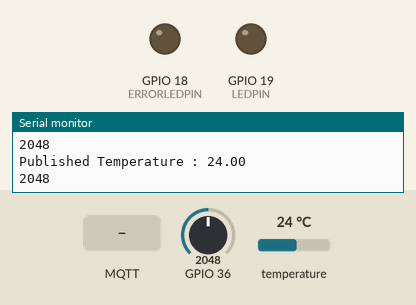
Recording of a sketch running on a simulated ESP32. Parts: output pins drawn as LEDs (lit = HIGH), the last lines printed to the serial monitor. Inputs (shaded band) come from the test bench; at power-on: GPIO 36 = 2048, temperature 24 °C. WiFi joins after 1.5 s; servers stay silent unless stated; no MQTT or app messages arrive unless stated.

Above: at 3.2 s.
3.3 s: MQTT message "ON" arrives on the first subscribed topic
At 9.1 s:
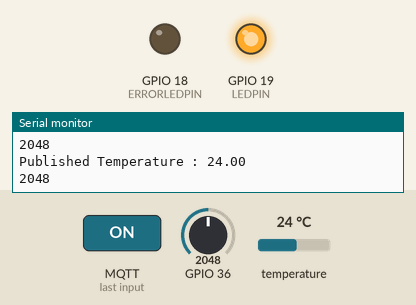
9.4 s: MQTT message "OFF" arrives on the first subscribed topic
At 14.8 s:
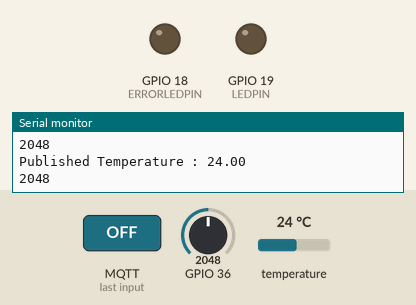
Timing chart, 0 to 16.3 s (numbered marks = the images above; inputs shaded):
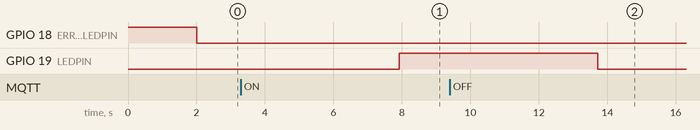

The sketch:

mqtt_full.ino
```cpp
/*********
 Based on Rui Santos work :
 https://randomnerdtutorials.com/esp32-mqtt-publish-subscribe-arduino-ide/
 Modified by gm,cs
*********/
#include "OneWire.h"
#include "DallasTemperature.h"
#include <WiFi.h>
#include <PubSubClient.h>
#include <Wire.h>

WiFiClient espClient;           // Wifi
PubSubClient client(espClient); // MQTT client

const float tempMax = 25; // temperature max trop élevé
const int LEDPIN =19; // green pin
const int ERRORLEDPIN =18; //red pin
int port= 23; // port de connexion
int lowLigth= 100;// variable de luminosité basse
int brightness; //variable luminosité
OneWire onWire(port); //definit le port pour oneWire
DallasTemperature tempSensor(&onWire);// entité qui uilise le capteur


/*===== MQTT broker/server and TOPICS ========*/
const char* mqtt_server = "192.168.1.11"; /* ip perso car broker en ligne trop instable */

#define TOPIC_TEMP "miage1/menez/sensors/temp"
#define TOPIC_LED  "miage1/menez/sensors/led"
#define TOPIC_LIGHT  "miage1/menez/sensors/light"
#define TOPIC_ERROR  "miage1/menez/sensors/error"
#define NOM_SALLE_ERROR "salle 2 Etemp"

/*============= deep_sleep ======================*/
#define TIME_TO_SLEEP 30 // Time ESP32 will go to sleep (in seconds)
#define us_TO_S_FACTOR 1000000 // Conversion factor for microseconds to seconds

/*============= Variable de reception de data  ======================*/
float temperature = 0;
float light = 0;

/*================ WIFI =======================*/
void print_connection_status() {
  Serial.print("WiFi status : \n");
  Serial.print("\tIP address : ");
  Serial.println(WiFi.localIP());
  Serial.print("\tMAC address : ");
  Serial.println(WiFi.macAddress());
}

void connect_wifi() {
  const char* ssid = "Téléphone Mi";
  const char *password= "966ca0b0556b";

  Serial.println("Connecting Wifi...");
  WiFi.begin(ssid, password);
  while (WiFi.status() != WL_CONNECTED) {
    Serial.println("Attempting to connect Wifi ..");
    delay(1000);
  }
  digitalWrite(ERRORLEDPIN, LOW);
  Serial.print("Connected to local Wifi\n");
  print_connection_status();
}

/*=============== SETUP =====================*/
void setup() {
  Serial.begin(9600);
  pinMode(LEDPIN, OUTPUT);
  pinMode(ERRORLEDPIN,OUTPUT);
  digitalWrite(ERRORLEDPIN, HIGH);
  connect_wifi();

  client.setServer(mqtt_server, 1883);
  // set callback when publishes arrive for the subscribed topic
  client.setCallback(mqtt_pubcallback);
}

/*============== CALLBACK ===================*/
void mqtt_pubcallback(char* topic, byte* message,
                      unsigned int length) {
  // Callback if a message is published on this topic.

  Serial.print("Message arrived on topic: ");
  Serial.print(topic);
  Serial.print(". Message: ");

  // Byte list to String and print to Serial
  String messageTemp;
  for (int i = 0; i < length; i++) {
    Serial.print((char)message[i]);
    messageTemp += (char)message[i];
  }
  Serial.println();

  // If a message is received on the topic,
  // you check if the message is either "on" or "off".
  // Changes the output state according to the message with led topic
  if (String(topic) == TOPIC_LED) {
    if(messageTemp=="ON")
    {
       Serial.println("chauffage allumer");
       digitalWrite(LEDPIN,HIGH);

    }
    if(messageTemp=="OFF")
    {
       Serial.println("chauffage allumer");
       digitalWrite(LEDPIN,LOW);

    }

  }
}

/*============= SUBSCRIBE =====================*/
void mqtt_mysubscribe(char *topic) {
  while (!client.connected()) { // Loop until we're reconnected
    Serial.print("Attempting MQTT connection...");
    // Attempt to connect
    if (client.connect("esp32", "try", "try")) {
      Serial.println("connected");
      // Subscribe
      client.subscribe(topic);
    } else {
      digitalWrite(ERRORLEDPIN, HIGH);
      Serial.print("failed, rc=");
      Serial.print(client.state());
      Serial.println(" try again in 5 seconds");
      // Wait 5 seconds before retrying
      delay(5000);
    }
  }
}

/*============= Reception de temperature =====================*/
float get_Temperature(){
  float tempe=0;
  tempSensor.requestTemperaturesByIndex(0); // le capteur realise une acquisition
  tempe= tempSensor.getTempCByIndex(0);
  return tempe;
}

/*============= Reception de luminosité =====================*/
int getBrightness()
{
  return analogRead(A0);
}

/*================= LOOP ======================*/
void loop() {
  int32_t period = 5000; // 5 sec
  /*--- subscribe to TOPIC_REQUEST if not yet ! */
  if (!client.connected()) {
    mqtt_mysubscribe((char *)(TOPIC_LED));
  }

  /*--- Publish Temperature periodically   */

  brightness=getBrightness();
  // if lumiere basse = phase de repos / eco d'energie
  if (brightness<=lowLigth)
  {
    esp_sleep_enable_timer_wakeup(TIME_TO_SLEEP * us_TO_S_FACTOR);
    Serial.println("go dodo");
    // Deep sleep mode
    esp_deep_sleep_start() ;
  }
  temperature = get_Temperature();
  // Convert the value to a char array
  char tempString[8];
  char tempInt[8];
  dtostrf(temperature, 1, 2, tempString);
  Serial.print("Published Temperature : ");
  Serial.println(tempString);
  Serial.println(brightness);
  if(temperature>=tempMax)
  {
    //temperature trop élevé
     client.publish(TOPIC_ERROR, (char *)NOM_SALLE_ERROR);

  }
  itoa(brightness,tempInt,10);
  // Serial info
  Serial.print("Published Temperature : ");
  Serial.println(tempString);
  Serial.println(brightness);
  // MQTT Publish
  client.publish(TOPIC_TEMP, tempString);
  client.publish(TOPIC_LIGHT,tempInt);

  delay(period);
  client.loop(); // Process MQTT ... une fois par loop()
}
```

Measured:
- after the input at 3.3 s, GPIO 19 (LEDPIN): LOW → HIGH after 4.6 s
- after the input at 9.4 s, GPIO 19 (LEDPIN): HIGH → LOW after 4.3 s
